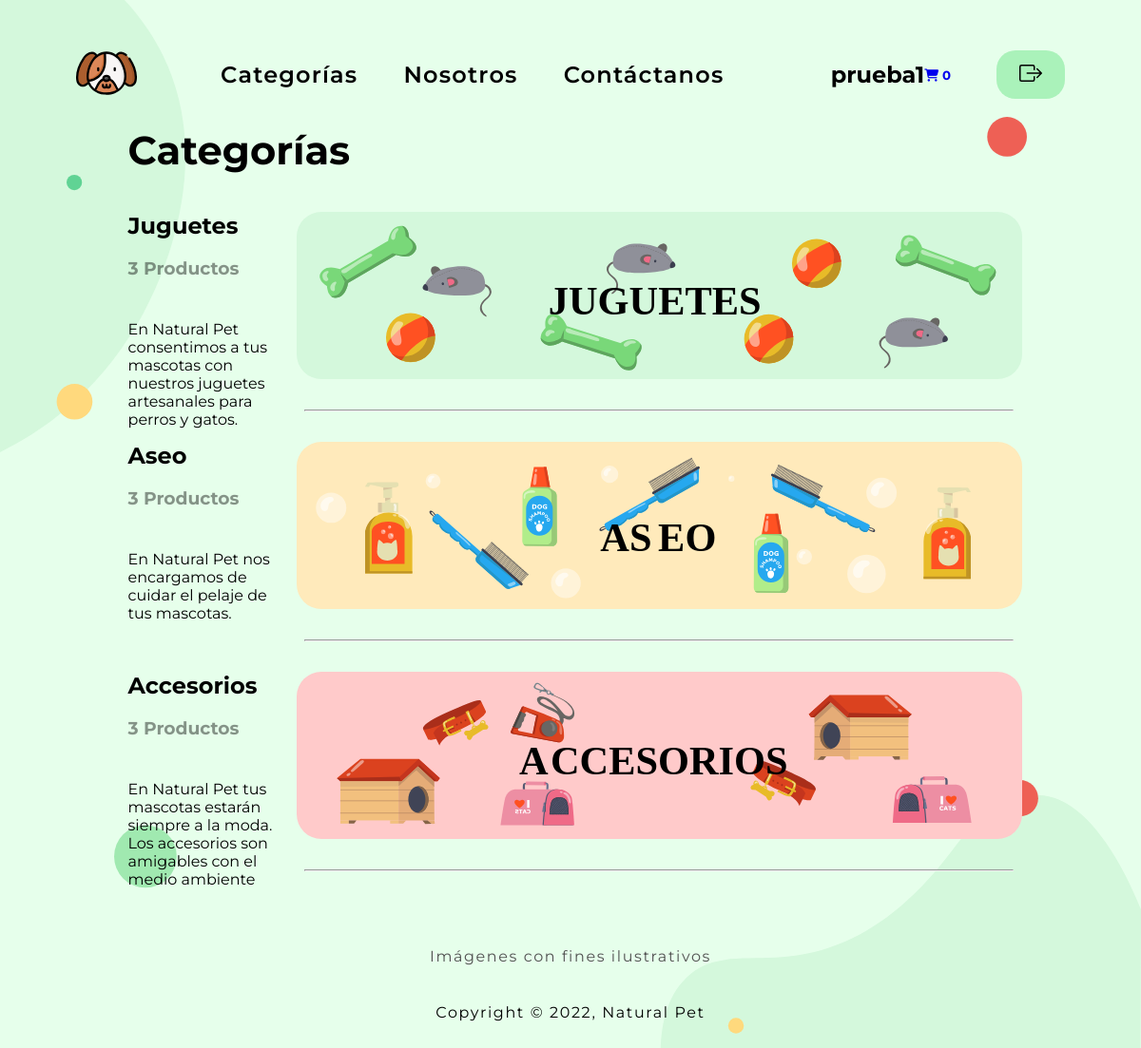
Page /paginas/categorias.php (signed in) on the committed database.
### tables this page shows
CREATE TABLE IF NOT EXISTS `categorias` (
  `IDCategoria` int(5) UNSIGNED ZEROFILL NOT NULL AUTO_INCREMENT,
  `categoria` varchar(250) NOT NULL,
  `banner` varchar(255) NOT NULL,
  `descripcion` varchar(500) NOT NULL,
  `stock` int NOT NULL,
  `href` varchar(255) NOT NULL,
  PRIMARY KEY (`IDCategoria`)
);

### paginas/categorias.php (the view, shortened to what this page needs)
<?php
    include ("../php/config.php");
?>
<!DOCTYPE html>
<html lang="en" class="bg-categorias">
<head>
    <link href="../css/style2.css" rel="stylesheet" type="text/css">
    <link rel="stylesheet" href="../css/style2.css?v=<?php echo(rand()); ?>" />
    <link rel="stylesheet" href="https://stackpath.bootstrapcdn.com/font-awesome/4.7.0/css/font-awesome.min.css">
</head>
<body>
    <header>
        <div>
            <a href="../paginas/inicio.php"><img src="../img/dogoo.svg" alt=""></a>
        </div>
        <nav>
            <ul>
                <li><a href="./categorias.php">Categorías</a></li>
                <li><a href="./nosotros.php">Nosotros</a></li>
                <li><a href="./contactanos.php">Contáctanos</a></li>
            </ul>
        </nav>
        <div class="rbox" style="display: flex;">
          <div class="logout" style="display: flex; align-items: center; justify-content: center; margin-right: 3rem;">
              <?php echo "<h2>" . $_SESSION['usuario'] . "</h2>"; ?>
              <div class="carticon">
                  <a href="../php/carrito.php" class="nav-item nav-link active">
                      <h5>
                          <i class="fas fa-shopping-cart"></i>
                          <?php
                          if (isset($_SESSION['add_carro'])){
                              $count = count($_SESSION['add_carro']);
                              echo "<span id='cart_count' class=''>$count</span>";
                          }else{
                              echo "<span id='cart_count' class=''>0</span>";
                          }
                          ?>
                      </h5>
                  </a>
                </div>
            </div>
      <div class="upbtns" style="width: auto; justify-content: center;">
            <a href="../php/logout.php" style="text-decoration: none;">
            </a>
        </div>
    </header>
    <main>
        <div class="categorias">
            <div class="catitulo" style="margin-bottom: 2.5rem;">
                <h1>Categorías</h1>
            </div>
            <section class="cates">
            <?php
                $sql = "SELECT * FROM categorias";
                $resul = mysqli_query($conn, $sql);
                if (mysqli_num_rows($resul) > 0) {
                    while ($row = mysqli_fetch_array($resul)) {
            ?>
            <div class="cate">
                    <div class="catexr1">
                        <h2><?php echo $row['categoria']; ?></h2>
                        <br>
                        <h3><?php echo $row['stock']; ?> Productos</h3>
                        <br>
                        <p><?php echo $row['descripcion']; ?></p>
                    </div>
                    <div class="line">
                        <div class="catimg">
                            <a href="../paginas/<?php echo $row['href']; ?>"><img src="../svg/<?php echo $row['banner']; ?>"></a>
                        </div>
                        <hr class="barra">
                    </div>
                </div>
                <?php
                    }
                }
            ?>
            </section>
        </div>
    </main>
    <footer>
        <div class="text1"><p>Imágenes con fines ilustrativos</p></div>
        <p>Copyright &copy;
            , Natural Pet
        </p>
    </footer>
</body>
</html>

### css/style2.css (style rules this page uses)
* { margin: 0; padding: 0; }
:root { --color-primary: #ffffff; --color-secondary: #232323; --text-primary: #1f1f1f; --text-secondary: #707070; --bg-greendark: #D4F8DC; --bg-greenlight: #E6FFEB; }
a { text-decoration: none; }
html { background-color: var(--bg-greenlight); }
.bg-categorias { background: url(../svg/categorias.svg) top left, url(../svg/contact.svg) bottom right; background-size: 90%; background-repeat: no-repeat; background-color: var(--bg-greenlight); }
body { font-family: 'Montserrat'; margin: 0; padding: 0; }
header { display: flex; align-items: center; justify-content: space-between; margin-left: 5rem; margin-right: 5rem; margin-top: 1.5rem; }
main { display: flex; align-items: center; justify-content: center; }
header img { height: 4rem; width: 4rem; }
.upbtns { display: flex; align-items: center; justify-content: space-between; background-color: #AAF2BA; border-radius: 20px; height: 3.2rem; width: 4.6rem; padding-left: 1.5rem; padding-right: 1.5rem; }
.upbtns a svg { text-decoration: none; color:black; height: 1.5rem; width: auto; }
nav li::before { transform: scaleX(0); transform-origin: bottom right; }
nav li::before { content: " "; position: absolute; top: 1.9rem; right: 0; bottom: 0; left: 0; height: 0.16rem; background: #60D394; transition: transform .3s ease; }
nav li { position: relative; text-decoration: none; }
nav ul { float: right; padding: 2.5rem; }
nav ul li { display: inline-block; float: left; }
nav ul li:not(:first-child) { margin-left: 48px; }
nav ul li:last-child { margin-right: 24px; }
nav ul li a { display: inline-block; outline: none; color: #000; text-decoration: none; font-size: 1.5rem; letter-spacing: 1.2px; font-weight: 600; }
.categorias { display: flex; flex-direction: column; width: 100%; height: auto; margin-left: 9rem; margin-right: 9rem; }
.catitulo { font-size: 1.3rem; margin-bottom: 0.8rem; }
.cates { display: flex; flex-direction: column; }
.cates h3 { opacity: 42%; }
.cate { display: flex; }
.catexr1 { width: 20%; }
.catexr1 p { margin-top: 1.5rem; }
.barra { width: 100%; margin-bottom: 2rem; margin-top: 2rem; }
.line { display: flex; flex-direction: column; justify-content: space-between; align-items: center; width: 80%; margin-left: 2rem; }
.catimg { display: flex; align-items: center; width: auto; height: 100%; }
.catimg a img { display: flex; justify-content: center; align-items: center; border-radius: 26px; height: 11rem; width: auto; }
.text1 { margin-bottom: 2.5rem; color: rgb(82, 82, 82); }
footer { display: flex; flex-direction: column; justify-content: center; align-items: center; width: 100%; margin-top: 3rem; margin-bottom: 3rem; letter-spacing: 0.1rem; }

### rows in the picture
categorias: categoria "Juguetes", stock "3", descripcion "En Natural Pet consentimos a tus mascotas con nuestros juguetes artesanales para perros y gatos.", banner (picture)
categorias: categoria "Aseo", stock "3", descripcion "En Natural Pet nos encargamos de cuidar el pelaje de tus mascotas.", banner (picture)
categorias: categoria "Accesorios", stock "3", descripcion "En Natural Pet tus mascotas estarán siempre a la moda. Los accesorios son amigables con el medio ambiente", banner (picture)

### other values in the picture
$_SESSION['usuario'] "prueba1"
